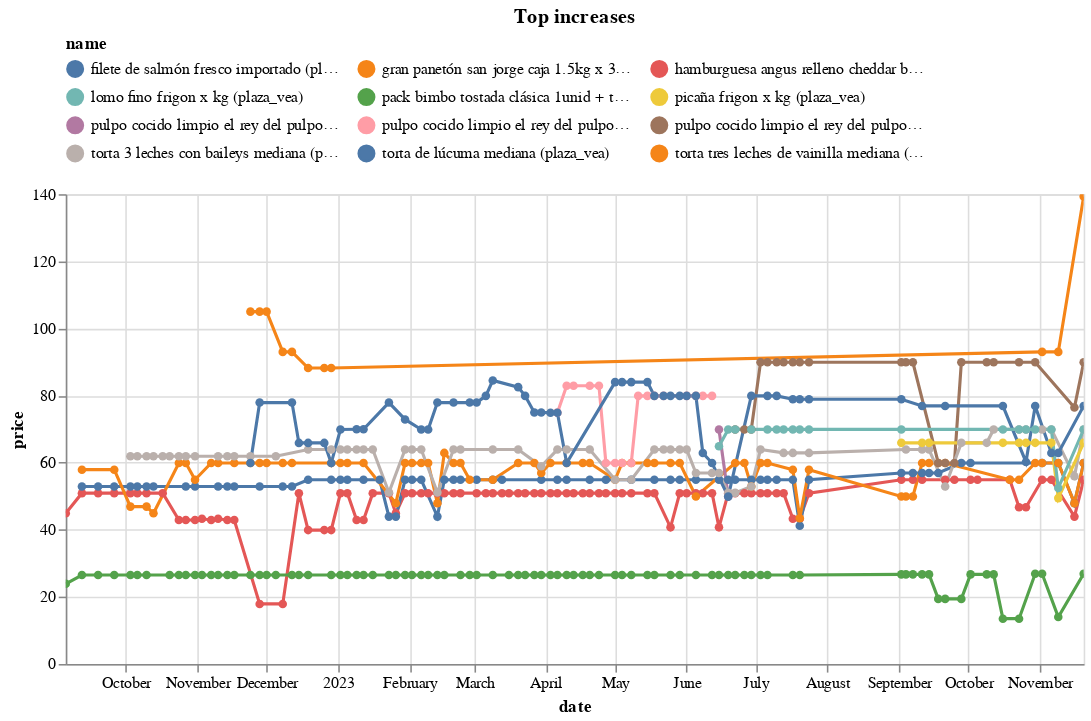

This figure's notebook cell:
### Code cell
(top_changes_abs
 .sort_values('change')
 .tail(10)
 .pipe(plot_changes, 'Top increases')
)

### Figure 1 — Vega-Lite specification as saved in the notebook (floating-point values rounded to 4 significant figures; data arrays with more than 128 entries replaced by an {"elided": "..."} marker saying what was removed)
{"config": {"view": {"continuousWidth": 300, "continuousHeight": 300}, "legend": {"columns": 3, "orient": "top"}}, "data": {"name": "data-69a13f100131ebbd6d5a81009256869a"}, "mark": {"type": "line", "point": true}, "encoding": {"color": {"field": "name", "scale": {"domain": ["filete de salmón fresco importado (plaza_vea)", "gran panetón san jorge caja 1.5kg x 3un (plaza_vea)", "hamburguesa angus relleno cheddar bon beff paquete 4un (plaza_vea)", "lomo fino frigon x kg (plaza_vea)", "pack bimbo tostada clásica 1unid + tostada integral 2unid (plaza_vea)", "picaña frigon x kg (plaza_vea)", "pulpo cocido limpio el rey del pulpo x  un (plaza_vea)", "pulpo cocido limpio el rey del pulpo x kg (plaza_vea)", "pulpo cocido limpio el rey del pulpo x un (plaza_vea)", "torta 3 leches con baileys mediana (plaza_vea)", "torta de lúcuma mediana (plaza_vea)", "torta tres leches de vainilla mediana (plaza_vea)"]}, "type": "nominal"}, "tooltip": [{"field": "name", "type": "nominal"}, {"field": "price", "type": "quantitative"}, {"field": "last_price", "type": "quantitative"}], "x": {"field": "date", "type": "temporal"}, "y": {"field": "price", "type": "quantitative"}}, "params": [{"name": "param_11", "select": {"type": "point", "fields": ["name"]}, "bind": "legend"}, {"name": "param_12", "select": {"type": "interval", "encodings": ["x", "y"]}, "bind": "scales"}], "title": "Top increases", "transform": [{"filter": {"param": "param_11"}}], "width": 650, "$schema": "https://vega.github.io/schema/vega-lite/v5.15.1.json", "datasets": {"data-69a13f100131ebbd6d5a81009256869a": {"elided": "511 records"}}}
